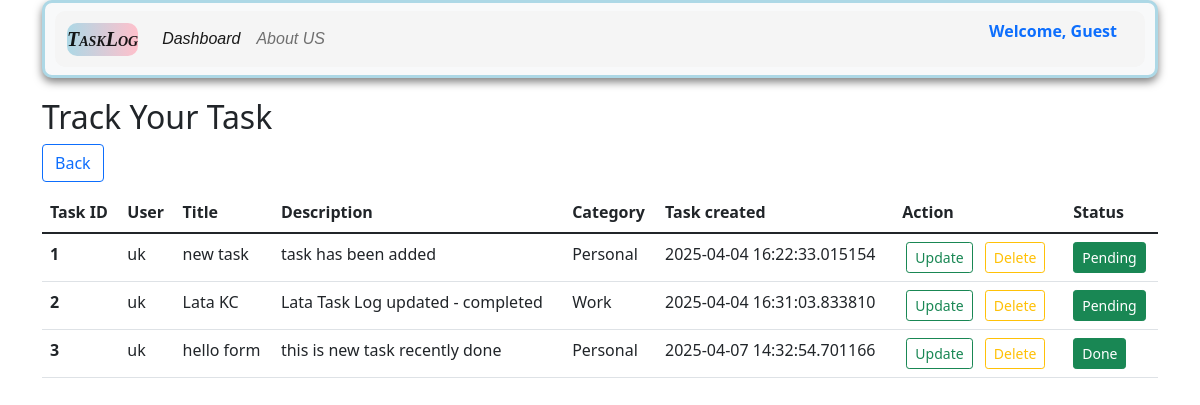
The app's page /tasklogdetail, older data.
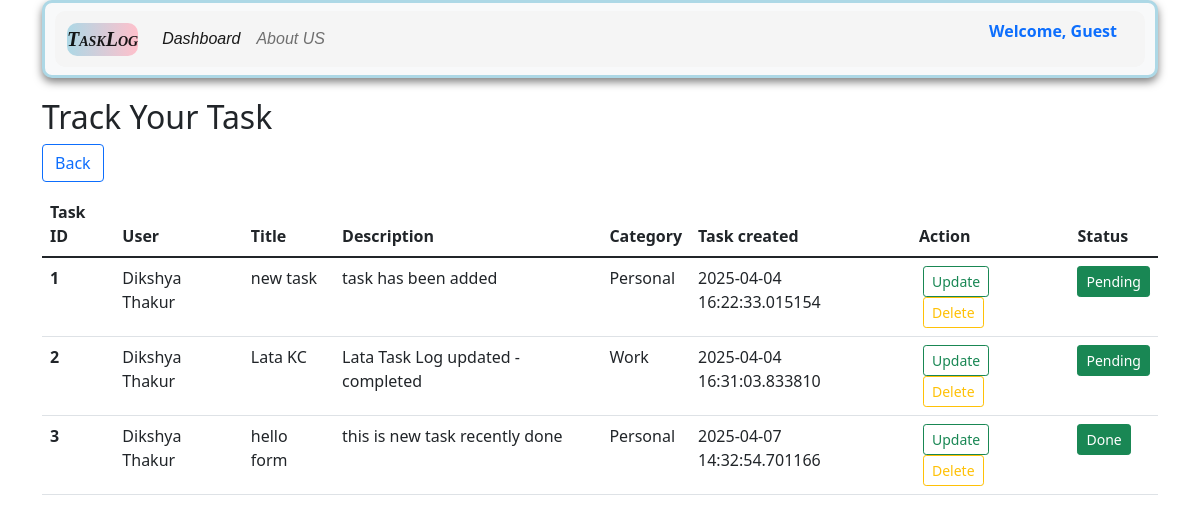
The same page, newer data.
### app.py (models this page shows, shortened)
class task_catagories(db.Model):
    __tablename__ ='task_catagories'
    cat_id = db.Column(db.Integer, primary_key=True)
    category_type = db.Column(db.String(50), nullable= False)
    user_id = db.Column(db.Integer, db.ForeignKey('user_register.user_id'), nullable=False)
    task_id = db.Column(db.Integer, db.ForeignKey('TaskLog.task_id'), nullable=False)

class user_register(db.Model, UserMixin):
    __tablename__ = "user_register"
    user_id = db.Column(db.Integer, primary_key=True)
    name = db.Column(db.String(100), nullable= False)
    email =db.Column(db.String(100), nullable = False, unique=True)
    password = db.Column(db.String(255), nullable =False)
    date_created = db.Column(db.DateTime, default = datetime.utcnow)

class Task_log(db.Model):
    __tablename__ = 'TaskLog'
    task_id = db.Column(db.Integer, primary_key =True)
    user_id = db.Column(db.Integer, db.ForeignKey('user_register.user_id'), nullable=False)
    title = db.Column(db.String(200), nullable = False)
    description = db.Column(db.String(700), nullable = False)
    task_created = db.Column(db.DateTime, default = datetime.utcnow)
    status = db.Column(db.String(50), default ="Pending")
    categories = db.relationship('task_catagories', backref='task', lazy=True)

### app.py (the view)
@app.route('/tasklogdetail', methods =['GET', 'POST'])
def tasklogdetails():
    alltasklog = (
        db.session.query(Task_log, task_catagories.category_type,user_register.name)
        .outerjoin(task_catagories, Task_log.task_id == task_catagories.task_id)
        .join(user_register, Task_log.user_id==user_register.user_id)
        .all()
    )
    return render_template('tasklogdetail.html', alltasklog=alltasklog)

### templates/tasklogdetail.html (shortened to what this page needs)
{% extends "base.html" %}
{% block body %}
<div class ="container my-3" >
    <h2> Track Your Task</h2>
    <a href='/dashboard' class ="btn btn-outline-primary"> Back</a>
    {% if alltasklog|length==0 %}
    <div class="alert alert-secondary" role="alert">
        No data found! Please add your data.
        </div>
        {% else %}
        <table class="table">
            <thead>
            <tr>
                <th scope="col">Task ID</th>
                <th scope="col">User</th>
                <th scope="col">Title</th>
                <th scope="col">Description</th>
                <th scope='col'> Category</th>
                <th scope='col'> Task created</th>
                <th scope='col'> Action</th>
                <th scope="col">Status</th>
            </tr>
            </thead>
            <tbody>
            {% for Task_log, category_type, user_name in alltasklog %}
            <tr>
            <th scope="row">{{loop.index}}</th>
            <td>{{user_name}}</td>
            <td>{{Task_log.title}}</td>
            <td>{{Task_log.description}}</td>
            <td>{{category_type if category_type else "No Category" }}</td>
            <td>{{Task_log.task_created}}</td>
            <td>
                <a href="/update_tasklog/{{Task_log.task_id}}" type="button" class="btn btn-outline-success btn-sm mx-1">Update</a>
                <a href="/delete_tasklog/{{Task_log.task_id}}" type="button" class="btn btn-outline-warning btn-sm mx-1">Delete</a>
            </td>
            <td>
                {% if Task_log.status == "done" %}
                    <button class ="btn btn-success btn-sm move-task" data-task-id="{{ Task_log.task_id }}" data-status="Pending"> Pending</button>
                {% else %}
                    <button class ="btn btn-success btn-sm move-task" data-task-id="{{ Task_log.task_id}}" data-status="done"> Done</button>
                {% endif %}
            </td>
        </tr>
        {% endfor %}
    </tbody>
</table>
            {% endif %}
</div>
{% endblock body %}

### templates/base.html (shortened to what this page needs)
<!doctype html>
<html lang="en">
  <head>
    <link rel ="stylesheet" href="{{url_for('static', filename='css/style.css')}}">
    <link href="https://cdn.jsdelivr.net/npm/bootstrap@5.1.3/dist/css/bootstrap.min.css" rel="stylesheet">
    <link rel="stylesheet" href="https://cdn.jsdelivr.net/npm/bootstrap-icons@1.10.5/font/bootstrap-icons.css">
</head>
<body>
    <div class= "container" my-3>
        <nav class="navbar navbar-expand-lg navbar-light bg-light">
            <div class="container-fluid">
              <a class="navbar-brand" href="/">TaskLog </a>
              <div class="collapse navbar-collapse" id="navbarSupportedContent">
                <ul class="navbar-nav me-auto mb-2 mb-lg-0">
                  <li class="nav-item">
                    <a class="nav-link active" aria-current="page" href="/dashboard">Dashboard</a>
                  </li>
                  <li class="nav-item">
                    <a class="nav-link" href="/userdata">About US</a>
                  </li>
                  <li class="nav-item">
                    <a class="nav-link active"></a>
                  </li>
                </ul>
                <form class="d-flex">
                  {% if current_user.is_authenticated %}
                    <a class="nav-link active">
                      <p><b>Email:</b> {{ current_user.email }}</p>
                    </a>
                  {% else %}
                    <a class="nav-link active">
                      <p><b>Welcome, Guest</b></p>
                    </a>
                  {% endif %}
                </form>
              </div>
            </div>
          </nav>
        </div>
{% block body %}
{% endblock body %}
</body>
</html>

### static/css/style.css (style rules this page uses)
nav { background-color: linear-gradient(to right, lightblue, pink); color: black; padding: 10px; border: 3px solid lightblue ; border-radius: 10px; margin-bottom: 20px; box-shadow: 0px 4px 8px rgba(0,0,0,0.5); }
.navbar-brand { color: white; font: italic small-caps bold 18px "Times New Roman", serif; }
.nav-item { font-style: italic; font-size: 16px; font-family: 'Poppins', sans-serif; border-radius: 10px; }
.navbar-brand { background: linear-gradient(to right, lightblue, pink); border-radius: 10px; }
.container-fluid { background: whitesmoke; border-radius: 10px; }
.btn-success { border-radius: 8px; background-color: #28a745; border: none; font-weight: 600; margin: center; }
.btn-outline-primary { border-radius: 8px; margin-right: 10px; margin-bottom: 10px; }

Row changes from the older to the newer data that the page shows:
changed through a linked row, task_catagories "new task": name "uk" → "Dikshya Thakur"
changed through a linked row, task_catagories "Work": name "uk" → "Dikshya Thakur"
changed through a linked row, task_catagories "hello form": name "uk" → "Dikshya Thakur"
